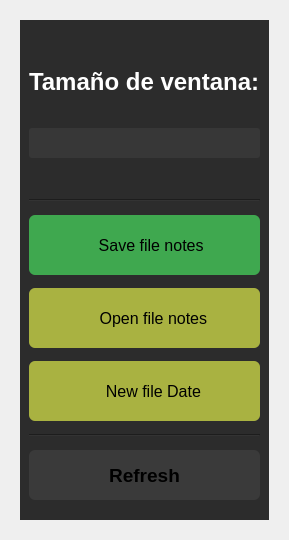
      <widget class="QWidget" name="page_5">
       <layout class="QVBoxLayout" name="verticalLayout_3">
        <item>
         <widget class="QWidget" name="widget_8" native="true">
          <layout class="QHBoxLayout" name="horizontalLayout_2">
           <item>
            <widget class="QWidget" name="widget_6" native="true">
             <property name="minimumSize">
              <size>
               <width>240</width>
               <height>500</height>
              </size>
             </property>
             <property name="maximumSize">
              <size>
               <width>400</width>
               <height>700</height>
              </size>
             </property>
             <property name="styleSheet">
              <string notr="true">background-color: rgb(44, 44, 44);</string>
             </property>
             <layout class="QVBoxLayout" name="verticalLayout_4">
              <item>
               <widget class="QWidget" name="widget_7" native="true">
                <property name="minimumSize">
                 <size>
                  <width>220</width>
                  <height>150</height>
                 </size>
                </property>
                <property name="maximumSize">
                 <size>
                  <width>400</width>
                  <height>150</height>
                 </size>
                </property>
                <layout class="QVBoxLayout" name="verticalLayout_2">
                 <property name="spacing">
                  <number>0</number>
                 </property>
                 <property name="leftMargin">
                  <number>0</number>
                 </property>
                 <property name="topMargin">
                  <number>0</number>
                 </property>
                 <property name="rightMargin">
                  <number>0</number>
                 </property>
                 <property name="bottomMargin">
                  <number>0</number>
                 </property>
                 <item>
                  <widget class="QLabel" name="label_4">
                   <property name="minimumSize">
                    <size>
                     <width>230</width>
                     <height>40</height>
                    </size>
                   </property>
                   <property name="maximumSize">
                    <size>
                     <width>400</width>
                     <height>40</height>
                    </size>
                   </property>
                   <property name="font">
                    <font>
                     <pointsize>16</pointsize>
                     <weight>75</weight>
                     <bold>true</bold>
                    </font>
                   </property>
                   <property name="text">
                    <string>&lt;html&gt;&lt;head/&gt;&lt;body&gt;&lt;p&gt;&lt;span style=&quot; font-size:18pt; color:#ffffff;&quot;&gt;Tamaño de ventana:&lt;/span&gt;&lt;/p&gt;&lt;/body&gt;&lt;/html&gt;</string>
                   </property>
                  </widget>
                 </item>
                 <item>
                  <widget class="QComboBox" name="in_ChangeWindows">
                   <property name="minimumSize">
                    <size>
                     <width>210</width>
                     <height>30</height>
                    </size>
                   </property>
                   <property name="maximumSize">
                    <size>
                     <width>400</width>
                     <height>30</height>
                    </size>
                   </property>
                   <property name="font">
                    <font>
                     <pointsize>12</pointsize>
                    </font>
                   </property>
                   <property name="styleSheet">
                    <string notr="true">QComboBox {
	border: 0.1px solid black;
	border-radius: 3px;
	
	background-color: rgb(55, 55, 55);
}
QComboBox:hover{
	background-color: rgb(122, 61, 255);
}
QComboBox QListView{
	border-style: none;
	border: 1px solid black;
	background-color: rgb(255, 255, 255);
}
QComboBox::drop-down {
 	width: 32px;
 	border-top-right-radius: 3px;
 	border-bottom-right-radius: 3px;
 }
 
QComboBox::down-arrow {
	image: url(:/buttons/Icons/down_arrow.png);
	width: 32;
	height: 32;				
}</string>
                   </property>
                   <property name="maxVisibleItems">
                    <number>5</number>
                   </property>
                   <property name="minimumContentsLength">
                    <number>0</number>
                   </property>
                  </widget>
                 </item>
                </layout>
               </widget>
              </item>
              <item>
               <widget class="Line" name="line_2">
                <property name="orientation">
                 <enum>Qt::Horizontal</enum>
                </property>
               </widget>
              </item>
              <item>
               <widget class="QPushButton" name="cmd_Save">
                <property name="minimumSize">
                 <size>
                  <width>220</width>
                  <height>60</height>
                 </size>
                </property>
                <property name="maximumSize">
                 <size>
                  <width>400</width>
                  <height>60</height>
                 </size>
                </property>
                <property name="font">
                 <font>
                  <pointsize>12</pointsize>
                 </font>
                </property>
                <property name="styleSheet">
                 <string notr="true">QPushButton
{ 
	background-color:rgb(63, 168, 79);
	border-radius: 6px;
	padding: 0 8px;
	selection-background-color: darkgray;
}
QPushButton:hover{
	background-color: rgb(53, 141, 66);
}
QPushButton:pressed{
	
	background-color: rgb(69, 184, 85);
}</string>
                </property>
                <property name="text">
                 <string>   Save file notes</string>
                </property>
                <property name="icon">
                 <iconset resource="Resourse.qrc">
                  <normaloff>:/ProgramIcon/Resourse/save-file.png</normaloff>:/ProgramIcon/Resourse/save-file.png</iconset>
                </property>
                <property name="iconSize">
                 <size>
                  <width>50</width>
                  <height>50</height>
                 </size>
                </property>
               </widget>
              </item>
              <item>
               <widget class="QPushButton" name="cmd_Open">
                <property name="minimumSize">
                 <size>
                  <width>220</width>
                  <height>60</height>
                 </size>
                </property>
                <property name="maximumSize">
                 <size>
                  <width>400</width>
                  <height>60</height>
                 </size>
                </property>
                <property name="font">
                 <font>
                  <pointsize>12</pointsize>
                 </font>
                </property>
                <property name="styleSheet">
                 <string notr="true">QPushButton
{ 
	background-color:rgb(169, 178, 65);
	border-radius: 6px;
	padding: 0 8px;
	selection-background-color: darkgray;
}
QPushButton:hover{
	background-color: rgb(139, 145, 53);
}
QPushButton:pressed{
	
	background-color: rgb(184, 190, 70);
}</string>
                </property>
                <property name="text">
                 <string>    Open file notes</string>
                </property>
                <property name="icon">
                 <iconset resource="Resourse.qrc">
                  <normaloff>:/ProgramIcon/Resourse/download.png</normaloff>:/ProgramIcon/Resourse/download.png</iconset>
                </property>
                <property name="iconSize">
                 <size>
                  <width>50</width>
                  <height>50</height>
                 </size>
                </property>
               </widget>
              </item>
              <item>
               <widget class="QPushButton" name="cmd_NewFile">
                <property name="minimumSize">
                 <size>
                  <width>220</width>
                  <height>60</height>
                 </size>
                </property>
                <property name="maximumSize">
                 <size>
                  <width>400</width>
                  <height>60</height>
                 </size>
                </property>
                <property name="font">
                 <font>
                  <pointsize>12</pointsize>
                 </font>
                </property>
                <property name="styleSheet">
                 <string notr="true">QPushButton
{ 
	background-color:rgb(169, 178, 65);
	border-radius: 6px;
	padding: 0 8px;
	selection-background-color: darkgray;
}
QPushButton:hover{
	background-color: rgb(139, 145, 53);
}
QPushButton:pressed{
	
	background-color: rgb(184, 190, 70);
}</string>
                </property>
                <property name="text">
                 <string>    New file Date</string>
                </property>
                <property name="icon">
                 <iconset resource="Resourse.qrc">
                  <normaloff>:/ProgramIcon/Resourse/add-file (1).png</normaloff>:/ProgramIcon/Resourse/add-file (1).png</iconset>
                </property>
                <property name="iconSize">
                 <size>
                  <width>50</width>
                  <height>50</height>
                 </size>
                </property>
               </widget>
              </item>
              <item>
               <widget class="Line" name="line">
                <property name="orientation">
                 <enum>Qt::Horizontal</enum>
                </property>
               </widget>
              </item>
              <item>
               <widget class="QPushButton" name="cmd_Reload">
                <property name="minimumSize">
                 <size>
                  <width>220</width>
                  <height>50</height>
                 </size>
                </property>
                <property name="maximumSize">
                 <size>
                  <width>400</width>
                  <height>50</height>
                 </size>
                </property>
                <property name="font">
                 <font>
                  <pointsize>14</pointsize>
                  <weight>75</weight>
                  <bold>true</bold>
                 </font>
                </property>
                <property name="styleSheet">
                 <string notr="true">QPushButton
{ 
	background-color:rgb(58, 58, 58);
	border-radius: 6px;
	padding: 0 8px;
	selection-background-color: darkgray;
}
QPushButton:hover{
	background-color: rgb(122, 61, 255);
}
QPushButton:pressed{
	
	background-color: rgb(108, 24, 177);
}</string>
                </property>
                <property name="text">
                 <string>Refresh</string>
                </property>
               </widget>
              </item>
             </layout>
            </widget>
           </item>
          </layout>
         </widget>
        </item>
       </layout>
      </widget>
